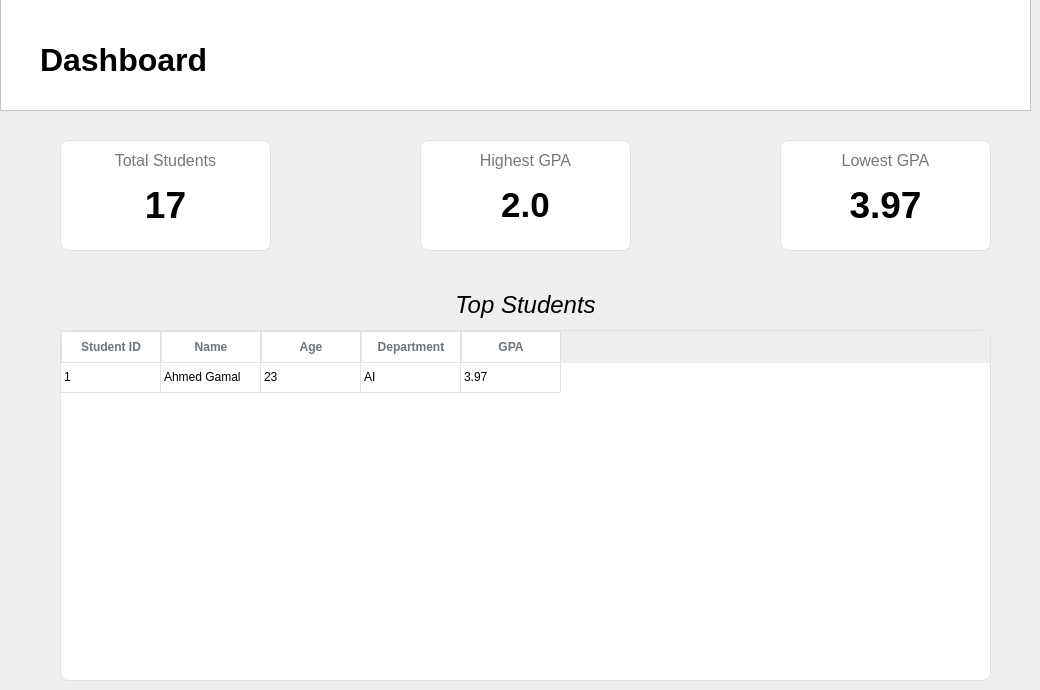
    <widget class="QWidget" name="dashboard_page">
     <widget class="QFrame" name="frame_title">
      <property name="geometry">
       <rect>
        <x>0</x>
        <y>-10</y>
        <width>1031</width>
        <height>121</height>
       </rect>
      </property>
      <property name="styleSheet">
       <string notr="true">background-color: rgb(255, 255, 255);</string>
      </property>
      <property name="frameShape">
       <enum>QFrame::Shape::StyledPanel</enum>
      </property>
      <property name="frameShadow">
       <enum>QFrame::Shadow::Raised</enum>
      </property>
      <widget class="QLabel" name="title">
       <property name="geometry">
        <rect>
         <x>40</x>
         <y>40</y>
         <width>201</width>
         <height>61</height>
        </rect>
       </property>
       <property name="text">
        <string>&lt;html&gt;&lt;head/&gt;&lt;body&gt;&lt;p&gt;&lt;span style=&quot; font-size:24pt; font-weight:700;&quot;&gt;Dashboard&lt;/span&gt;&lt;/p&gt;&lt;/body&gt;&lt;/html&gt;</string>
       </property>
      </widget>
     </widget>
     <widget class="QFrame" name="frame_students">
      <property name="geometry">
       <rect>
        <x>60</x>
        <y>140</y>
        <width>211</width>
        <height>111</height>
       </rect>
      </property>
      <property name="styleSheet">
       <string notr="true">QFrame{
    background-color: #FFFFFF;             /* card-light       */
    border: 1px solid #DEE2E6;             /* border-light     */
    border-radius: 8px;                    /* ≈ borderRadius.lg */
}</string>
      </property>
      <property name="frameShape">
       <enum>QFrame::Shape::StyledPanel</enum>
      </property>
      <property name="frameShadow">
       <enum>QFrame::Shadow::Raised</enum>
      </property>
      <widget class="QLabel" name="label_2">
       <property name="geometry">
        <rect>
         <x>0</x>
         <y>10</y>
         <width>211</width>
         <height>21</height>
        </rect>
       </property>
       <property name="styleSheet">
        <string notr="true">
    background-color: transparent;             /* card-light       */
    border: 0;             /* border-light     */
    border-radius: 0;                    /* ≈ borderRadius.lg */
</string>
       </property>
       <property name="text">
        <string>&lt;html&gt;&lt;head/&gt;&lt;body&gt;&lt;p&gt;&lt;span style=&quot; font-size:12pt; color:#77767b;&quot;&gt;Total Students&lt;/span&gt;&lt;/p&gt;&lt;/body&gt;&lt;/html&gt;</string>
       </property>
       <property name="alignment">
        <set>Qt::AlignmentFlag::AlignCenter</set>
       </property>
      </widget>
      <widget class="QLabel" name="label_students">
       <property name="geometry">
        <rect>
         <x>0</x>
         <y>30</y>
         <width>211</width>
         <height>71</height>
        </rect>
       </property>
       <property name="styleSheet">
        <string notr="true">
    background-color: transparent;             /* card-light       */
    border: 0;             /* border-light     */
    border-radius: 0;                    /* ≈ borderRadius.lg */
    font-size: 28pt;
    font-weight: 700;
    qproperty-alignment: 'AlignCenter';
</string>
       </property>
       <property name="text">
        <string>&lt;html&gt;&lt;head/&gt;&lt;body&gt;&lt;p align=&quot;center&quot;&gt;&lt;span style=&quot; font-size:28pt; font-weight:700;&quot;&gt;17&lt;/span&gt;&lt;/p&gt;&lt;/body&gt;&lt;/html&gt;</string>
       </property>
       <property name="textInteractionFlags">
        <set>Qt::TextInteractionFlag::LinksAccessibleByMouse|Qt::TextInteractionFlag::TextSelectableByMouse</set>
       </property>
      </widget>
     </widget>
     <widget class="QFrame" name="frame_highest">
      <property name="geometry">
       <rect>
        <x>420</x>
        <y>140</y>
        <width>211</width>
        <height>111</height>
       </rect>
      </property>
      <property name="styleSheet">
       <string notr="true">QFrame{
    background-color: #FFFFFF;             /* card-light       */
    border: 1px solid #DEE2E6;             /* border-light     */
    border-radius: 8px;                    /* ≈ borderRadius.lg */
}</string>
      </property>
      <property name="frameShape">
       <enum>QFrame::Shape::StyledPanel</enum>
      </property>
      <property name="frameShadow">
       <enum>QFrame::Shadow::Raised</enum>
      </property>
      <widget class="QLabel" name="label_8">
       <property name="geometry">
        <rect>
         <x>0</x>
         <y>10</y>
         <width>211</width>
         <height>21</height>
        </rect>
       </property>
       <property name="styleSheet">
        <string notr="true">
    background-color: transparent;             /* card-light       */
    border: 0;             /* border-light     */
    border-radius: 0;                    /* ≈ borderRadius.lg */
</string>
       </property>
       <property name="text">
        <string>&lt;html&gt;&lt;head/&gt;&lt;body&gt;&lt;p&gt;&lt;span style=&quot; font-size:12pt; color:#77767b;&quot;&gt;Highest GPA&lt;/span&gt;&lt;/p&gt;&lt;/body&gt;&lt;/html&gt;</string>
       </property>
       <property name="alignment">
        <set>Qt::AlignmentFlag::AlignCenter</set>
       </property>
      </widget>
      <widget class="QLabel" name="label_highest">
       <property name="geometry">
        <rect>
         <x>0</x>
         <y>30</y>
         <width>211</width>
         <height>71</height>
        </rect>
       </property>
       <property name="styleSheet">
        <string notr="true">
    background-color: transparent;             /* card-light       */
    border: 0;             /* border-light     */
    border-radius: 0;                    /* ≈ borderRadius.lg */
    font-size: 28pt;
    font-weight: 700;
    qproperty-alignment: 'AlignCenter';
</string>
       </property>
       <property name="text">
        <string>&lt;html&gt;&lt;head/&gt;&lt;body&gt;&lt;p align=&quot;center&quot;&gt;&lt;span style=&quot; font-size:26pt; font-weight:700;&quot;&gt;2.0&lt;/span&gt;&lt;/p&gt;&lt;/body&gt;&lt;/html&gt;</string>
       </property>
       <property name="textInteractionFlags">
        <set>Qt::TextInteractionFlag::LinksAccessibleByMouse|Qt::TextInteractionFlag::TextSelectableByMouse</set>
       </property>
      </widget>
     </widget>
     <widget class="QFrame" name="frame_lowest">
      <property name="geometry">
       <rect>
        <x>780</x>
        <y>140</y>
        <width>211</width>
        <height>111</height>
       </rect>
      </property>
      <property name="styleSheet">
       <string notr="true">QFrame{
    background-color: #FFFFFF;             /* card-light       */
    border: 1px solid #DEE2E6;             /* border-light     */
    border-radius: 8px;                    /* ≈ borderRadius.lg */
}</string>
      </property>
      <property name="frameShape">
       <enum>QFrame::Shape::StyledPanel</enum>
      </property>
      <property name="frameShadow">
       <enum>QFrame::Shadow::Raised</enum>
      </property>
      <widget class="QLabel" name="label_14">
       <property name="geometry">
        <rect>
         <x>0</x>
         <y>10</y>
         <width>211</width>
         <height>21</height>
        </rect>
       </property>
       <property name="styleSheet">
        <string notr="true">
    background-color: transparent;             /* card-light       */
    border: 0;             /* border-light     */
    border-radius: 0;                    /* ≈ borderRadius.lg */
</string>
       </property>
       <property name="text">
        <string>&lt;html&gt;&lt;head/&gt;&lt;body&gt;&lt;p&gt;&lt;span style=&quot; font-size:12pt; color:#77767b;&quot;&gt;Lowest GPA&lt;/span&gt;&lt;/p&gt;&lt;/body&gt;&lt;/html&gt;</string>
       </property>
       <property name="alignment">
        <set>Qt::AlignmentFlag::AlignCenter</set>
       </property>
      </widget>
      <widget class="QLabel" name="label_lowest">
       <property name="geometry">
        <rect>
         <x>0</x>
         <y>30</y>
         <width>211</width>
         <height>71</height>
        </rect>
       </property>
       <property name="contextMenuPolicy">
        <enum>Qt::ContextMenuPolicy::DefaultContextMenu</enum>
       </property>
       <property name="styleSheet">
        <string notr="true">
    background-color: transparent;             /* card-light       */
    border: 0;             /* border-light     */
    border-radius: 0;                    /* ≈ borderRadius.lg */
    font-size: 28pt;
    font-weight: 700;
    qproperty-alignment: 'AlignCenter';
</string>
       </property>
       <property name="text">
        <string>&lt;html&gt;&lt;head/&gt;&lt;body&gt;&lt;p align=&quot;center&quot;&gt;&lt;span style=&quot; font-size:28pt; font-weight:700;&quot;&gt;3.97&lt;/span&gt;&lt;/p&gt;&lt;/body&gt;&lt;/html&gt;</string>
       </property>
       <property name="textInteractionFlags">
        <set>Qt::TextInteractionFlag::LinksAccessibleByMouse|Qt::TextInteractionFlag::TextSelectableByMouse</set>
       </property>
      </widget>
     </widget>
     <widget class="QTableWidget" name="table_top">
      <property name="geometry">
       <rect>
        <x>60</x>
        <y>330</y>
        <width>931</width>
        <height>351</height>
       </rect>
      </property>
      <property name="styleSheet">
       <string notr="true">/* ========= Tables (for “Student Performance”, etc.) ========= */

QHeaderView::section {
    background-color: #FFFFFF;
    color: #6C757D;
    padding: 6px 8px;
    border: 1px solid #DEE2E6;
    border-radius: 0;
    font-weight: 500;
}

QTableView, QTableWidget {
    background-color: #FFFFFF;
    alternate-background-color: #F8F9FA;
    gridline-color: #DEE2E6;
    border: 1px solid #DEE2E6;
    border-radius: 8px;
    selection-background-color: #E9EDF7;
    selection-color: #343A40;
}</string>
      </property>
      <property name="editTriggers">
       <set>QAbstractItemView::EditTrigger::NoEditTriggers</set>
      </property>
      <attribute name="verticalHeaderVisible">
       <bool>false</bool>
      </attribute>
      <attribute name="verticalHeaderHighlightSections">
       <bool>true</bool>
      </attribute>
      <row/>
      <column>
       <property name="text">
        <string>Student ID</string>
       </property>
      </column>
      <column>
       <property name="text">
        <string>Name</string>
       </property>
      </column>
      <column>
       <property name="text">
        <string>Age</string>
       </property>
      </column>
      <column>
       <property name="text">
        <string>Department</string>
       </property>
      </column>
      <column>
       <property name="text">
        <string>GPA</string>
       </property>
      </column>
      <item row="0" column="0">
       <property name="text">
        <string>1</string>
       </property>
      </item>
      <item row="0" column="1">
       <property name="text">
        <string>Ahmed Gamal</string>
       </property>
      </item>
      <item row="0" column="2">
       <property name="text">
        <string>23</string>
       </property>
      </item>
      <item row="0" column="3">
       <property name="text">
        <string>AI</string>
       </property>
      </item>
      <item row="0" column="4">
       <property name="text">
        <string>3.97</string>
       </property>
      </item>
     </widget>
     <widget class="QLabel" name="title_2">
      <property name="geometry">
       <rect>
        <x>60</x>
        <y>280</y>
        <width>931</width>
        <height>51</height>
       </rect>
      </property>
      <property name="styleSheet">
       <string notr="true">background-color: transparent;</string>
      </property>
      <property name="text">
       <string>&lt;html&gt;&lt;head/&gt;&lt;body&gt;&lt;p&gt;&lt;span style=&quot; font-size:18pt; font-style:italic;&quot;&gt;Top Students&lt;/span&gt;&lt;/p&gt;&lt;/body&gt;&lt;/html&gt;</string>
      </property>
      <property name="alignment">
       <set>Qt::AlignmentFlag::AlignCenter</set>
      </property>
     </widget>
    </widget>
